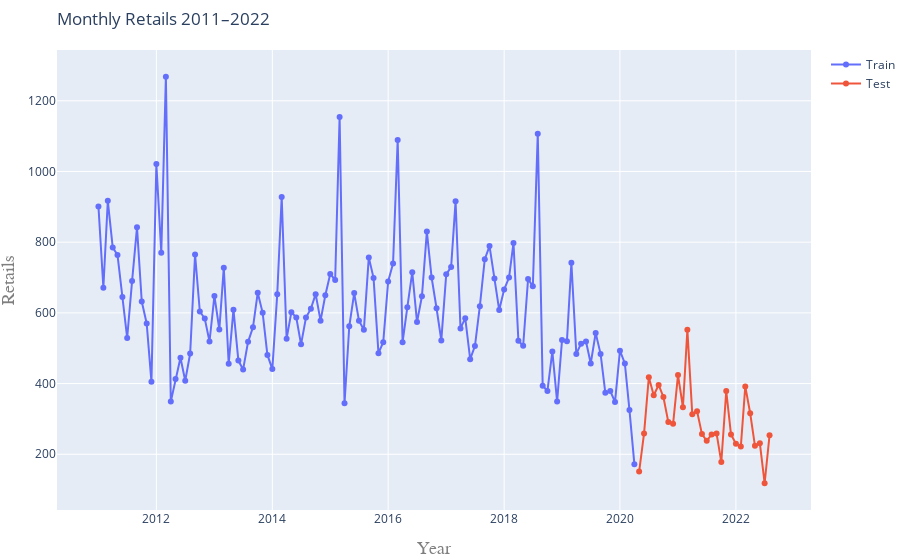

Notebook code cell kept with this figure:
### Markdown cell above
### Visualize Train and Test

### Code cell
fig= go.Figure()
fig.add_trace(go.Scatter(dict(x=X_train.index, y=y_train, mode='lines+markers', name= 'Train')))
fig.add_trace(go.Scatter(dict(x=X_test.index, y=y_test, mode='lines+markers', name= 'Test')))
fig.update_layout(title=go.layout.Title(
 text='Monthly Retails 2011–2022',
 xref='paper',x=0),
 margin=dict(l=10, r=0, t=50, b=50),
 xaxis=go.layout.XAxis(title=go.layout.xaxis.Title(text='Year',font=dict(
 family='Courier New, monospace',
 size=18,
 color='#7f7f7f'))),
 yaxis=go.layout.YAxis(title=go.layout.yaxis.Title(text='Retails',font=dict(
 family='Courier New, monospace',
 size=18,
 color='#7f7f7f'))))
fig.show()
